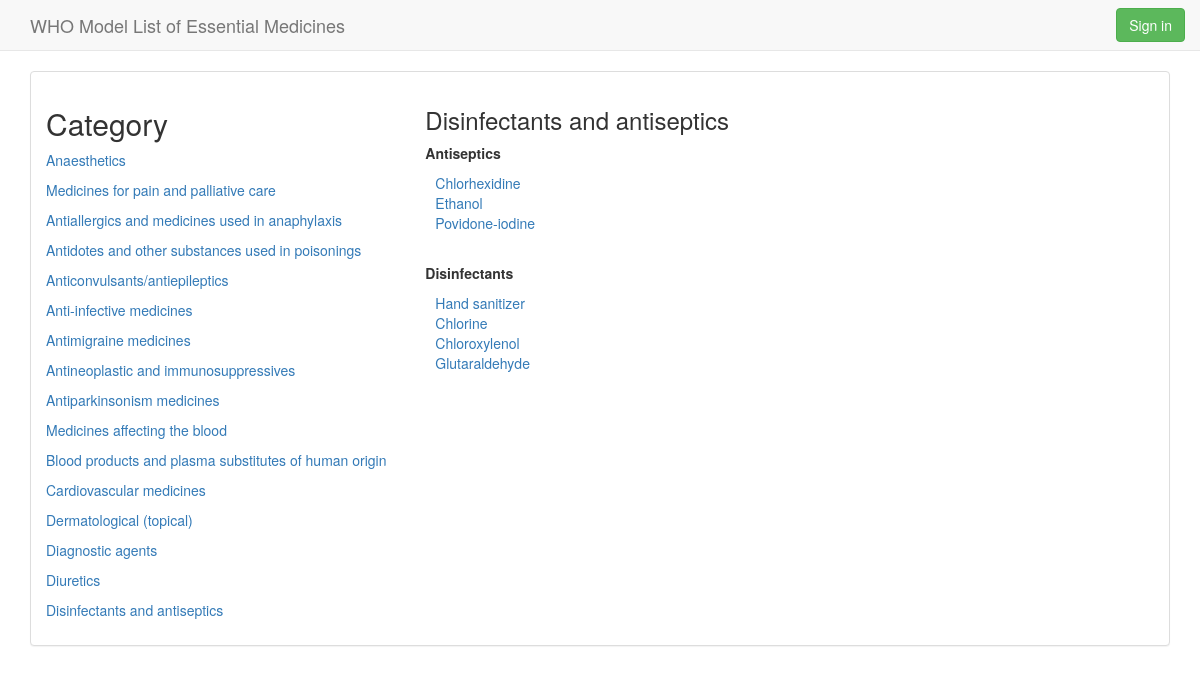
Screenshot of /category/16/Disinfectants and antiseptics with the database file from the repository.
### database_setup.py (models this page shows, shortened)
class Category(Base):
    __tablename__ = 'category'
    id = Column(Integer, primary_key=True)
    name = Column(String(250), nullable=False)
    user_id = Column(Integer, ForeignKey('user.id'))
    user = relationship(User)

class Subcategory(Base):
    __tablename__ = 'subcategory'
    id = Column(Integer, primary_key=True)
    name = Column(String(250), nullable=False)
    category_id = Column(Integer, ForeignKey('category.id'))
    category = relationship(Category)
    user_id = Column(Integer, ForeignKey('user.id'))
    user = relationship(User)

class Item(Base):
    __tablename__ = 'item'
    id = Column(Integer, primary_key=True)
    name = Column(String(250), nullable=False)
    description = Column(String)
    added = Column(DateTime)
    updated = Column(DateTime)
    subcategory_id = Column(Integer, ForeignKey('subcategory.id'))
    subcategory = relationship(Subcategory)
    category_id = Column(Integer, ForeignKey('category.id'))
    category = relationship(Category)
    user_id = Column(Integer, ForeignKey('user.id'))
    user = relationship(User)

### application.py (the view)
@app.route("/category/<int:category_id>/<path:category_name>")
@category_required
def show_category(category_id=None, category_name=None, category=None):
    catalog = list_category()
    subcategories = list_subcategory(category)
    all_items = list_item(category)
    subcategories_items = collections.defaultdict(list)
    items = []
    for item in all_items:
        if item.subcategory_id:
            subcategories_items[item.subcategory_id].append(item)
        else:
            items.append(item)
    return render_template('category.html',
                           user=login_session.get('user'),
                           catalog=catalog,
                           category=category,
                           subcategories=subcategories,
                           subcategories_items=subcategories_items,
                           items=items)

### application.py (called while the page is built)
def get_category(category_id):
    try:
        category_id = int(category_id)
    except ValueError:
        category_id = -1
    return db_session.query(Category).filter(Category.id == category_id).first()

def list_category():
    return db_session.query(Category).order_by(asc(Category.id))

def list_subcategory(category):
    return (db_session.query(Subcategory)
            .filter(Subcategory.category_id == category.id)
            .order_by(asc(Subcategory.id)))

def list_item(category):
    return (db_session.query(Item)
            .filter(Item.category_id == category.id)
            .order_by(asc(Item.id)))

def category_required(f):
    @wraps(f)
    def wrap(*args, **kwargs):
        category_id = kwargs.get('category_id', '')
        category_name = kwargs.get('category_name', '')
        category = get_category(category_id)
        if not category:
            flash('category {0} does not exist'.format(category_name))
            return redirect(url_for('home'))
        else:
            kwargs['category'] = category
            return f(*args, **kwargs)
    return wrap

### templates/category.html (shortened to what this page needs)
{% extends 'base.html' %}
{% import '_snippet.html' as snippet %}
{% block content %}
    <div class="panel panel-default">
        <div class="panel-body">
            <div class="row">
                <div class="col-md-4">
                  {{ snippet.catalog_side_bar(catalog, user) }}
                </div>
                <div class="col-md-8">
                    <h3>{{ category.name }}</h3>
                  {% for subcategory in subcategories %}
                      <p>
                          <strong>{{ subcategory.name }}</strong>
                      </p>
                      <ul class="list-unstyled">
                        {% for item in subcategories_items[subcategory.id] %}
                            <li style="margin-left: 10px">
                                <a href="{{ url_for('show_item', category_id=category.id, category_name=category.name, item_id=item.id, item_name=item.name) }}">{{ item.name }}</a></li>
                        {% endfor %}
                      </ul>
                      <br/>
                  {% endfor %}
                </div>
            </div>
        </div>
    </div>
{% endblock %}

### templates/_snippet.html (shortened to what this page needs)
{% macro catalog_side_bar(catalog, user=None) %}
    <h2>Category</h2>
  {% for category in catalog %}
      <p><a href="{{ url_for('show_category', category_id=category.id, category_name=category.name) }}">{{ category.name }}</a></p>
  {% endfor %}
{% endmacro %}

### rows the page displays
Category: name "Anaesthetics"
Category: name "Medicines for pain and palliative care"
Category: name "Antiallergics and medicines used in anaphylaxis"
Category: name "Antidotes and other substances used in poisonings"
Category: name "Anticonvulsants/antiepileptics"
Category: name "Anti-infective medicines"
Category: name "Antimigraine medicines"
Category: name "Antineoplastic and immunosuppressives"
Category: name "Antiparkinsonism medicines"
Category: name "Medicines affecting the blood"
Category: name "Blood products and plasma substitutes of human origin"
Category: name "Cardiovascular medicines"
Category: name "Dermatological (topical)"
Category: name "Diagnostic agents"
Category: name "Diuretics"
Category: name "Disinfectants and antiseptics"
Subcategory: name "Antiseptics"
Item: name "Chlorhexidine"
Item: name "Ethanol"
Item: name "Povidone-iodine"
Subcategory: name "Disinfectants"
Item: name "Hand sanitizer"
Item: name "Chlorine"
Item: name "Chloroxylenol"
Item: name "Glutaraldehyde"
